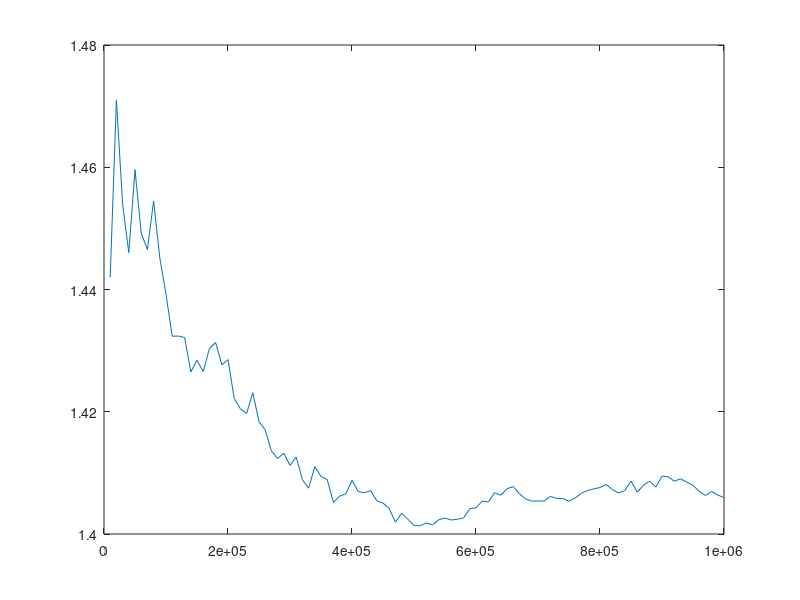

Write MATLAB code to recreate this figure.
MC = [10000, 20000, 30000, 40000, 50000, 60000, 70000, 80000, 90000, 100000, 110000, 120000, 130000, 140000, 150000, 160000, 170000, 180000, 190000, 200000, 210000, 220000, 230000, 240000, 250000, 260000, 270000, 280000, 290000, 300000, 310000, 320000, 330000, 340000, 350000, 360000, 370000, 380000, 390000, 400000, 410000, 420000, 430000, 440000, 450000, 460000, 470000, 480000, 490000, 500000, 510000, 520000, 530000, 540000, 550000, 560000, 570000, 580000, 590000, 600000, 610000, 620000, 630000, 640000, 650000, 660000, 670000, 680000, 690000, 700000, 710000, 720000, 730000, 740000, 750000, 760000, 770000, 780000, 790000, 800000, 810000, 820000, 830000, 840000, 850000, 860000, 870000, 880000, 890000, 900000, 910000, 920000, 930000, 940000, 950000, 960000, 970000, 980000, 990000, 1e+06, ];
e_var = [1.442, 1.47103, 1.45396, 1.44603, 1.4596, 1.44924, 1.44653, 1.45447, 1.44518, 1.43923, 1.43236, 1.43238, 1.43215, 1.42652, 1.42845, 1.42658, 1.43034, 1.43133, 1.42767, 1.42853, 1.42218, 1.42048, 1.41971, 1.42311, 1.41838, 1.41706, 1.41358, 1.41237, 1.4132, 1.41124, 1.41261, 1.40888, 1.40749, 1.41102, 1.40941, 1.40889, 1.40516, 1.4062, 1.40658, 1.40876, 1.40696, 1.40674, 1.4071, 1.40544, 1.40506, 1.40415, 1.40193, 1.40337, 1.40243, 1.40138, 1.40135, 1.40181, 1.4015, 1.40233, 1.40261, 1.40229, 1.40241, 1.40263, 1.40415, 1.40429, 1.40538, 1.40524, 1.40676, 1.40634, 1.40742, 1.40775, 1.40659, 1.40574, 1.40538, 1.40539, 1.4054, 1.40615, 1.40583, 1.4058, 1.40537, 1.40588, 1.40667, 1.40712, 1.40739, 1.4076, 1.4081, 1.40727, 1.4067, 1.40712, 1.40867, 1.40685, 1.40798, 1.40863, 1.40767, 1.40947, 1.40936, 1.40864, 1.40903, 1.40848, 1.40797, 1.40697, 1.4063, 1.40697, 1.40637, 1.40596, ];
m_var = [9.11283, 8.86668, 8.76901, 8.84448, 8.87365, 8.70122, 8.60944, 8.71821, 8.70499, 8.77307, 8.7591, 8.81622, 8.81985, 8.82932, 8.80423, 8.82186, 8.85134, 8.87515, 8.87631, 8.87174, 8.83687, 8.82097, 8.80564, 8.80337, 8.78999, 8.79066, 8.80402, 8.79843, 8.80515, 8.7991, 8.80202, 8.79875, 8.78463, 8.8029, 8.82733, 8.81606, 8.79522, 8.7983, 8.82254, 8.82205, 8.83224, 8.81415, 8.81776, 8.8088, 8.79509, 8.82004, 8.80458, 8.80825, 8.79982, 8.77851, 8.76934, 8.77941, 8.78374, 8.78305, 8.79093, 8.78477, 8.78704, 8.78985, 8.81402, 8.80144, 8.81319, 8.80814, 8.82248, 8.80564, 8.82233, 8.82793, 8.82941, 8.82206, 8.81607, 8.81451, 8.80767, 8.80481, 8.81066, 8.80497, 8.79427, 8.79272, 8.79633, 8.79308, 8.78862, 8.79057, 8.80041, 8.80379, 8.80442, 8.80507, 8.80804, 8.80387, 8.81326, 8.82316, 8.82355, 8.82888, 8.8273, 8.82696, 8.82631, 8.83052, 8.83803, 8.82635, 8.82817, 8.82426, 8.8234, 8.82415, ];
mean_mag = [0.453221, 0.471828, 0.470436, 0.465579, 0.468526, 0.467854, 0.467947, 0.469556, 0.466567, 0.46061, 0.458755, 0.457486, 0.456825, 0.45339, 0.454333, 0.454479, 0.454644, 0.454114, 0.452503, 0.451913, 0.451707, 0.451966, 0.453358, 0.453571, 0.453614, 0.454144, 0.453939, 0.453985, 0.453908, 0.453902, 0.454124, 0.452775, 0.453582, 0.453887, 0.453493, 0.45344, 0.453706, 0.453895, 0.452773, 0.453009, 0.452157, 0.452517, 0.452274, 0.451994, 0.452714, 0.451957, 0.452066, 0.452401, 0.452491, 0.452922, 0.453548, 0.453501, 0.453704, 0.454504, 0.454393, 0.454116, 0.454677, 0.454631, 0.45382, 0.453882, 0.453654, 0.453662, 0.453637, 0.454101, 0.453782, 0.453706, 0.453589, 0.453642, 0.45362, 0.453792, 0.453656, 0.453733, 0.453582, 0.454113, 0.454219, 0.454145, 0.453918, 0.453852, 0.454471, 0.454535, 0.45417, 0.453676, 0.453638, 0.453729, 0.453861, 0.45326, 0.453253, 0.453216, 0.452731, 0.452974, 0.45268, 0.452829, 0.453084, 0.452687, 0.452404, 0.452598, 0.45249, 0.452962, 0.452982, 0.453122, ];
time_used = [0.649858, 1.30413, 1.9484, 2.59787, 3.25729, 3.91734, 4.56114, 5.20145, 5.83635, 6.54841, 7.21576, 7.886, 8.56269, 9.2416, 9.91484, 10.5837, 11.2599, 11.9278, 12.5886, 13.2491, 13.9171, 14.5808, 15.2469, 15.9099, 16.5826, 17.2548, 17.917, 18.5762, 19.2515, 19.9199, 20.5889, 21.2461, 21.9558, 22.643, 23.3475, 24.008, 24.6738, 25.3365, 26.003, 26.6804, 27.3473, 27.9999, 28.6603, 29.327, 29.9968, 30.6697, 31.3278, 31.9946, 32.662, 33.324, 34.006, 34.6723, 35.3407, 36.0231, 36.6995, 37.374, 38.0394, 38.6942, 39.3546, 40.0205, 40.7013, 41.3701, 42.0439, 42.7187, 43.4135, 44.0907, 44.7632, 45.4419, 46.1211, 46.7926, 47.4704, 48.1373, 48.81, 49.5331, 50.2105, 50.8721, 51.5386, 52.2134, 52.8962, 53.5653, 54.2356, 54.9136, 55.5663, 56.2337, 56.8997, 57.5861, 58.2662, 58.9461, 59.6088, 60.28, 60.9449, 61.6199, 62.2822, 62.9458, 63.6243, 64.2875, 64.9619, 65.612, 66.2794, 66.9555, ];
accepted_states = [107.255, 52.705, 35.7728, 27.0378, 21.1147, 18.0362, 15.3365, 13.2104, 12.0447, 11.0706, 9.88081, 9.01709, 8.32187, 7.91178, 7.14193, 6.69905, 6.27874, 5.97667, 5.78485, 5.44904, 5.16535, 4.8904, 4.61472, 4.48412, 4.30719, 4.10525, 3.99531, 3.85872, 3.71274, 3.60929, 3.45726, 3.48155, 3.22341, 3.12772, 3.09215, 3.00214, 2.90216, 2.82923, 2.8287, 2.67858, 2.68425, 2.55359, 2.52716, 2.47192, 2.35127, 2.37142, 2.29572, 2.2311, 2.19938, 2.13302, 2.07613, 2.06102, 2.01818, 1.94869, 1.95448, 1.94994, 1.84749, 1.85313, 1.86815, 1.81048, 1.7807, 1.73958, 1.69903, 1.65111, 1.66474, 1.6347, 1.61156, 1.58046, 1.56808, 1.52752, 1.53822, 1.50004, 1.4818, 1.41124, 1.42989, 1.42533, 1.41873, 1.39613, 1.32844, 1.34256, 1.34876, 1.3493, 1.30448, 1.27309, 1.25987, 1.2904, 1.23137, 1.22289, 1.25024, 1.1754, 1.20364, 1.15878, 1.14646, 1.17009, 1.14401, 1.1226, 1.11304, 1.07342, 1.08734, 1.07222, ];
probability = [0, 0, 0, 0, 0, 0, 0, 0, 0, 0, -484, -544, -388, -584, -516, -472, -500, -444, -536, -508, -508, -452, -432, -504, -536, -456, -500, -524, -580, -568, -456, -496, -480, -476, -468, -480, -552, -420, -480, -444, -464, -452, -452, -480, -424, -400, -476, -596, -460, -492, -516, -532, -532, -488, -420, -524, -468, -468, -596, -544, -516, -432, -584, -512, -472, -480, -564, -520, -444, -460, -448, -480, -492, -540, -476, -536, -396, -536, -516, -496, -532, -600, -528, -476, -496, -356, -488, -476, -440, -468, -468, -508, -484, -552, -632, -432, -444, -512, -500, -464, ];
avg_energy = [-1.24071, -1.24693, -1.24411, -1.2416, -1.24377, -1.2419, -1.24154, -1.24277, -1.24158, -1.23912, -1.23833, -1.23795, -1.23775, -1.2363, -1.23665, -1.23682, -1.23721, -1.2373, -1.23656, -1.23614, -1.23601, -1.23614, -1.23659, -1.23663, -1.2366, -1.2369, -1.23687, -1.23678, -1.23682, -1.23669, -1.23681, -1.2361, -1.23639, -1.23671, -1.23665, -1.23657, -1.23662, -1.23666, -1.23623, -1.23634, -1.23598, -1.23609, -1.23596, -1.23579, -1.23611, -1.23596, -1.23596, -1.23608, -1.2361, -1.23625, -1.23652, -1.23658, -1.23669, -1.23704, -1.23705, -1.2369, -1.2372, -1.23722, -1.23693, -1.23682, -1.23675, -1.23675, -1.23684, -1.23704, -1.23699, -1.23697, -1.23693, -1.23696, -1.23691, -1.23699, -1.23686, -1.23685, -1.23681, -1.23711, -1.23715, -1.2371, -1.23697, -1.23688, -1.23711, -1.23714, -1.23703, -1.23679, -1.23673, -1.23679, -1.23684, -1.23659, -1.23665, -1.23666, -1.2364, -1.23656, -1.23643, -1.23652, -1.2366, -1.23644, -1.23638, -1.23637, -1.23635, -1.23655, -1.23657, -1.23661, ];
plot(MC, e_var)
